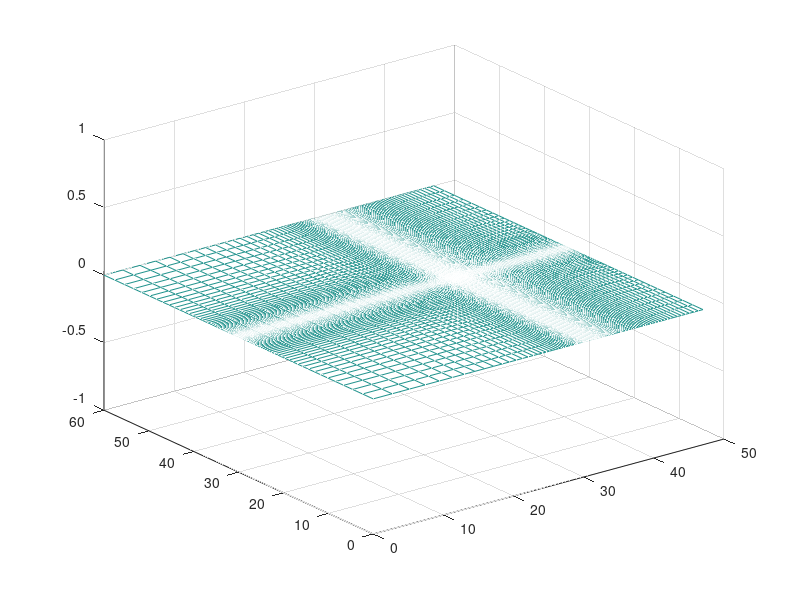

This figure's MATLAB source: (Note: this script raises an error after producing the figure.)
clear all;
close all;
%% get BL thickness
nu=1/1000;    %% KINEMATIC VISCOSITY
lref=1.0;
uref=1.0;
Re=uref*lref/nu;
blt=5*lref/sqrt(Re);
dx=blt/10;
%% start!
box_x1=0;
box_x2=2;
box_y1=-0.6;
box_y2=-box_y1;
upstream_x=-30;
downstream_x=17;
side_y=30;
div_fact=8; %%(ensures number of grid points is divisible by this number)

us_str_p=10;
ds_str_p=5;
sd_str_p=9;

Re=lref*uref/nu;
local_length=5/sqrt(Re); % (or refer to pointwise y+ calculator)
delta_box=local_length/10;
delta_box=1/32;
%% construct upstream
x_us=[];
us_rat=(100+us_str_p)/100;
delta_current=delta_box*us_rat;
x_us(1)=box_x1-delta_current;
pres_p=x_us(1);
i=2;
while pres_p>upstream_x
    delta_current=delta_current*us_rat;
    x_us(i)=x_us(i-1)-delta_current;
    pres_p=x_us(i);
    i=i+1;
end
delta_us=delta_current;
%% x_box
x_box=[];
x_box(1)=box_x1;
pres_p=x_box(1);
i=2;
while pres_p<box_x2
    delta_current=delta_box;
    x_box(i)=x_box(i-1)+delta_box;
    pres_p=x_box(i);
    i=i+1;
end
delta_box_x=delta_box;
i_box_max=i-1;

%% construct downstream
x_ds=[];
ds_rat=(100+ds_str_p)/100;
delta_current=delta_box*ds_rat;
x_ds(1)=x_box(i_box_max)+delta_current;
pres_p=x_ds(1);
i=2;
while pres_p<downstream_x
    delta_current=delta_current*ds_rat;
    x_ds(i)=x_ds(i-1)+delta_current;
    pres_p=x_ds(i);
    i=i+1;
end
delta_ds=delta_current;

%% x assembly
x_grid=[flip(x_us) x_box x_ds];
%check divisibility by 32
N_x=length(x_grid);
check =0;
usds=0;
iter=0;
dsch=0;
pointsleft=div_fact-mod(N_x-1,div_fact);
pa_us=pointsleft/2;
%% add two points downstream for 1 point upstream
div_fact_x=div_fact;
if mod(N_x-1,div_fact_x)>0.5
    while check<0.5
        iter=iter+1;
        if mod(N_x,div_fact_x)<0.5
            check=1.0;
        end
        if usds<0.5 %% add point to upstream
            delta_ds=delta_ds*ds_rat;
            x_usp=x_grid(N_x)+delta_ds;
            x_grid=[x_grid x_usp];
            x_ds=[x_ds x_usp];
            N_x=length(x_grid);
            dsch=dsch+1;
            if dsch>2.5
                dsch=0.0;
                usds=1.0;
            end
        elseif usds>0.5 %% add point to upstream
            delta_us=delta_us*us_rat;
            x_dsp=x_grid(1)-delta_us;
            x_grid=[x_dsp x_grid];
            N_x=length(x_grid);
            x_us=[x_us x_dsp];
            usds=0.0;
        end
    end
end
%% upstream compress
us_length=abs(upstream_x-box_x1);
ain=delta_box;
n=length(x_us);
fun=@(r) ain*(r.^n - 1)/(r-1)-us_length;
r0=us_rat;
r_us=fzero(fun,r0);
x_us(1)=box_x1-delta_box;
h_us=delta_box*r_us;
for i=2:n
    x_us(i)=x_us(i-1)-h_us;
    h_us=h_us*r_us;
end
x_us(end)=upstream_x;
x_grid=[flip(x_us) x_box x_ds];
%% downstream compress
ds_length=abs(downstream_x-box_x2);
ain=delta_box;
n=length(x_ds);
fun=@(r) ain*(r.^n - 1)/(r-1)-ds_length;
r0=ds_rat;
r_ds=fzero(fun,r0);
x_ds(1)=x_box(end)+delta_box;
h_ds=delta_box*r_ds;
for i=2:n
    x_ds(i)=x_ds(i-1)+h_ds;
    h_ds=h_ds*r_ds;
end
x_ds(end)=downstream_x;
x_grid=[flip(x_us) x_box x_ds];
%% Construct y box: y_box should have odd number of elements
% y_box=[];
y_mid=(box_y1+box_y2)*0.5;
y_box=box_y1:delta_box:box_y2;
N_y_box=length(y_box);
if mod(N_y_box,2)<0.5
    y_box=linspace(box_y1,box_y2,N_y_box+1);
else
    y_box=linspace(box_y1,box_y2,N_y_box);
end
delta_box_y=abs(y_box(2)-y_box(1));
j_box_max=length(y_box);
%% construct sides
y_sd=[];
sd_rat=(100+sd_str_p)/100;
delta_current=delta_box_y*sd_rat;
y_sd(1)=y_box(j_box_max)+delta_current;
pres_p=y_sd(1);
j=2;
while pres_p<side_y
    delta_current=delta_current*sd_rat;
    y_sd(j)=y_sd(j-1)+delta_current;
    pres_p=y_sd(j);
    j=j+1;
end
delta_sd=delta_current;
%% y assembly
y_grid=[flip(-y_sd) y_box y_sd];
N_y=length(y_grid);
check =0;
usds=0;
iter=0;
pointsleft=div_fact-mod(N_x-1,div_fact);
pa_us=pointsleft/2;
while mod(N_y-1,div_fact)>0.5
        iter=iter+1;
        delta_sd=delta_sd*sd_rat;
        y_sd(length(y_sd)+1)=y_sd(length(y_sd))+delta_sd;
        y_grid=[flip(-y_sd) y_box y_sd];
        N_y=length(y_grid);
end
%% side compress
sd_length=abs(side_y-box_y2);
ain=delta_box;
n=length(y_sd);
fun=@(r) ain*(r.^n - 1)/(r-1)-sd_length;
r0=sd_rat;
r_sd=fzero(fun,r0);
y_sd(1)=box_y2+delta_box;
h_sd=delta_box*r_sd;
for i=2:n
    y_sd(i)=y_sd(i-1)+h_sd;
    h_sd=h_sd*r_sd;
end
y_sd(end)=side_y;
y_grid=[flip(-y_sd) y_box y_sd];
%% set min
xmin=-min(x_grid);
ymin=-min(y_grid);
x_grid=x_grid+xmin;
y_grid=y_grid+ymin;

%% plot grids
x_box_length=abs(x_box(end)-x_box(1));
y_box_length=abs(y_box(end)-y_box(1));
x_zi_l=xmin+x_box(1)-0.5*x_box_length;
x_zi_r=xmin+x_box(end)+0.5*x_box_length;
y_zi_up=y_box(end)+0.5*y_box_length;
[xg,yg]=meshgrid(x_grid,y_grid);
zg=xg.*0+yg.*0;
s=mesh(xg,yg,zg);
s.LineStyle='-';
s.EdgeColor='[0 0 0]';
s.FaceColor='[1.0000    0.9922    0.8157]';
view(2);
xlim([x_grid(1) x_grid(N_x)]);
ylim([y_grid(1) y_grid(N_y)]);
pbaspect([x_grid(N_x)-x_grid(1), y_grid(N_y)-y_grid(1), 1.0]);
xrect=x_box(1)+xmin;
yrect=y_box(1)+ymin;
xrect_center=x_box(1)+xmin +x_box_length/2;
yrect_center=y_box(1)+ymin+y_box_length/2;
rectangle('Position',[x_box(1)+xmin y_box(1)+ymin x_box_length y_box_length],'EdgeColor','r','LineWidth',2)
xlabel("x");
ylabel("y");
box on;
ax = gca;

exportgraphics(ax,"zoomedout_2dgrid_side.png",'Resolution',900);

%% zoomed in plot

xlim([x_zi_l x_zi_r]);
ylim([-y_zi_up+ymin y_zi_up+ymin]);
box on;
radius=0.5;
xcirc=xrect+0.6-radius;
ycirc=yrect_center-radius;
xcirc_center=xcirc+radius;
ycirc_center=ycirc+radius;
pos = [xcirc ycirc radius*2 radius*2]; 
rectangle('Position',pos,'Curvature',[1 1],'EdgeColor','b','LineWidth',2)
pbaspect([-x_zi_l+x_zi_r, 2*y_zi_up, 1.0]);
ax = gca;

exportgraphics(ax,"zoomedin_2dgrid_side.png",'Resolution',900);

%% write grid information to file

fileID = fopen('3d_gridinfo.txt','w');
fprintf(fileID,'3D Sim Info \r\n');
fprintf(fileID,'This is a grid generated for the following case: \r\n');
fprintf(fileID,'Lref= %8.3f \r\n',lref);
fprintf(fileID,'Uref= %8.3f  \r\n',uref);
fprintf(fileID,'Re=1/nu= %8.3f \r\n',1/nu);
fprintf(fileID,'Relevant Physical Length Scale chosen as BL thickness is, l_p= 5/sqrt(Re)= %8.3f Lref \r\n',local_length);
Ngrid=N_x*N_y*N_y;
str=CommaFormat(Ngrid);
fprintf(fileID,"Total number of grid points, N_x *N_y *N_y="+str);
fprintf(fileID,'\r\n \r\n');


fprintf(fileID,'3D Grid Info \r\n');
fprintf(fileID,'Direction: x \r\n');
fprintf(fileID,'N_x= %d \r\n', N_x);
fprintf(fileID,'Uniform Box Region: Centered at  %4.2f, Starts at %4.2f , ends at %4.2f  and has Delta x = l_p / %8.3f = %8.3f  \r\n', xmin,x_box(1)+xmin,x_box(end)+xmin,local_length/delta_box_x,delta_box_x );
fprintf(fileID,'Upstream Region: Starts at %4.2f , ends at %4.2f  and has stretch factor = %4.2f  \r\n', x_grid(1),x_box(1)+xmin,r_us );
fprintf(fileID,'Downstream Region: Starts at %4.2f , ends at %4.2f  and has stretch factor = %4.2f  \r\n \r\n', x_box(end)+xmin,x_grid(end),r_ds );

fprintf(fileID,'3D Grid Info \r\n');
fprintf(fileID,'Direction: y and z \r\n');
fprintf(fileID,'N_y= %d \r\n', N_y);

fprintf(fileID,'Uniform Box Region: Centered at %4.2f ,Starts at %4.2f , ends at %4.2f  and has Delta y = l_p / %8.3f = %8.3f  \r\n', ymin,ymin+y_box(1),ymin+y_box(end),local_length/delta_box_y,delta_box_y );
fprintf(fileID,'Down Region: Starts at %4.2f , ends at %4.2f  and has stretch factor = %4.2f  \r\n', y_grid(1),ymin+y_box(1),r_sd );
fprintf(fileID,'Up Region: Starts at %4.2f , ends at %4.2f  and has stretch factor = %4.2f  \r\n \r\n', ymin+y_box(end),y_grid(end),r_sd );

fprintf(fileID,'TimeStep size selection \r\n');
fprintf(fileID,'Smallest grid spacing is Delta= x = %8.3f \r\n', min(delta_box_y,delta_box_x) );
fprintf(fileID,'For Convective CFL = 1 (C-CFL=uref*dt/dx+2*uref*dt/dy), Delta t= %8.3f \r\n', 1.0/(uref/delta_box_x+2*uref/delta_box_y));
fprintf(fileID,'For Diffusive CFL = 1 (D-CFL=2*nu*dt/dx^2+2*2*nu*dt/dy^2), Delta t= %8.3f \r\n', 1.0/(2*nu/(delta_box_x*delta_box_x)+2*2*nu/(delta_box_y*delta_box_y)));
fprintf(fileID,'Cell Peclet Number (Pe=uref*dx/nu+2*uref*dy/nu) is Pe= %8.3f \r\n', uref*delta_box_x/nu+2*uref*delta_box_y/nu);
fclose(fileID);
fclose('all')
%% Write xgrid
fxg = fopen('xgrid.dat','w');
for i=1:length(x_grid)
    fprintf(fxg,'%d %15.10f \n',i,x_grid(i));
end
%% Write ygrid
fxg = fopen('ygrid.dat','w');
for i=1:length(y_grid)
    fprintf(fxg,'%d %15.10f \n',i,y_grid(i));
end
%% Write zgrid
fxg = fopen('zgrid.dat','w');
for i=1:length(y_grid)
    fprintf(fxg,'%d %15.10f \n',i,y_grid(i));
end
fclose('all')


%% pretty num
%=====================================================================
% Takes a function and inserts commas for the thousands separators.
function [commaFormattedString] = CommaFormat(value)
	try
		% Split into integer part and fractional part.
		[integerPart, decimalPart]=strtok(num2str(value),'.'); 
		% Reverse the integer-part string.
		integerPart=integerPart(end:-1:1); 
		% Insert commas every third entry.
		integerPart=[sscanf(integerPart,'%c',[3,inf])' ... 
				repmat(',',ceil(length(integerPart)/3),1)]'; 
		integerPart=integerPart(:)'; 
		% Strip off any trailing commas.
		integerPart=deblank(integerPart(1:(end-1)));
		% Piece the integer part and fractional part back together again.
		commaFormattedString = [integerPart(end:-1:1) decimalPart];
	catch ME
		errorMessage = sprintf('Error in function %s() at line %d.\n\nError Message:\n%s', ...
			ME.stack(1).name, ME.stack(1).line, ME.message);
		set(handles.txtInfo, 'String', errorMessage);
		WarnUser(errorMessage);
	end
	return;
end
